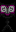

A 2D game scene composited from a Tiled map and its tileset images. What follows is a short description and the map's XML, with every tile layer's data as written:
An orthogonal 1x2 tile map with 16x16 px tiles, 1 tile layer (Buildings) and 1 object (TileData).

<map version="1.4" tiledversion="1.4.2" orientation="orthogonal" renderorder="right-down" width="1" height="2" tilewidth="16" tileheight="16" infinite="0" nextlayerid="4" nextobjectid="2">
 <tileset firstgid="1" name="z_Necronomicon" tilewidth="16" tileheight="16" tilecount="2" columns="1">
  <image source="z_Necronomicon.png" width="16" height="32" />
 </tileset>
 <layer id="1" name="Buildings" width="1" height="2">
  <data encoding="csv">
1,
2
</data>
 </layer>
 <objectgroup id="3" name="Buildings">
  <object id="1" name="TileData" x="0" y="16" width="16" height="16">
   <properties>
    <property name="Action" value="Message &quot;Necronomicon&quot;" />
   </properties>
  </object>
 </objectgroup>
</map>
